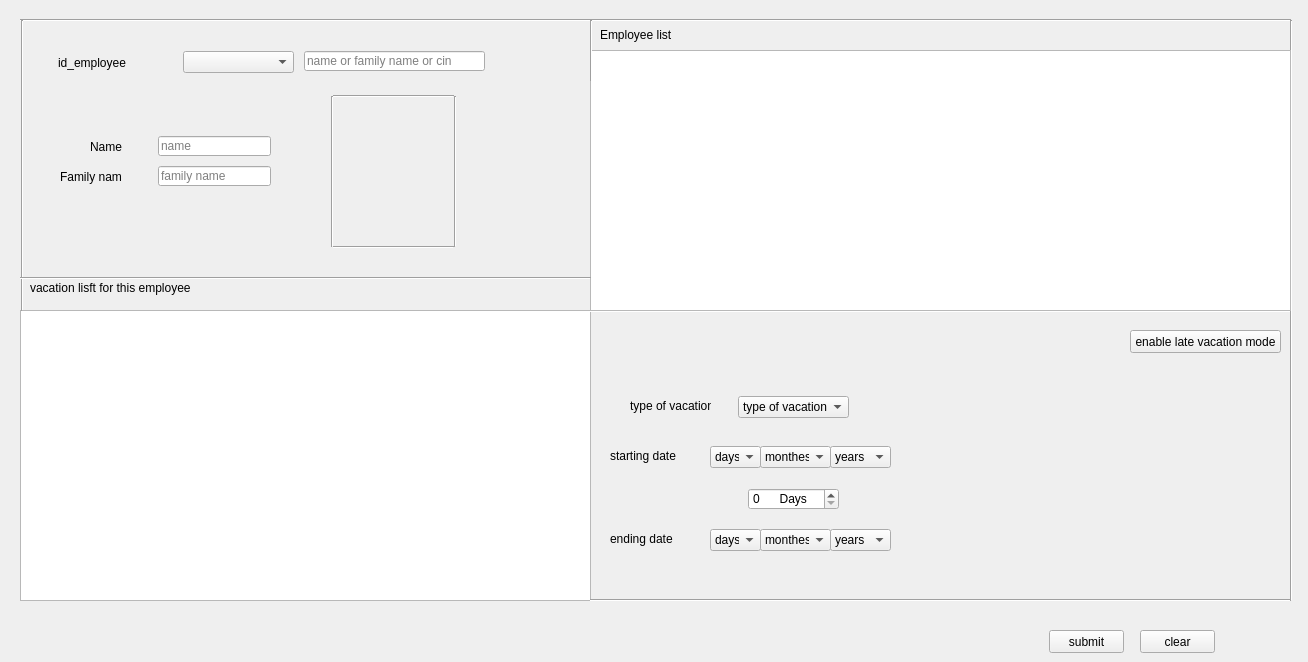
     <widget class="QWidget" name="add_vacation">
      <attribute name="title">
       <string>add</string>
      </attribute>
      <widget class="Line" name="vac_photo_right_line">
       <property name="geometry">
        <rect>
         <x>447</x>
         <y>96</y>
         <width>16</width>
         <height>151</height>
        </rect>
       </property>
       <property name="orientation">
        <enum>Qt::Vertical</enum>
       </property>
      </widget>
      <widget class="QComboBox" name="vac_type">
       <property name="enabled">
        <bool>true</bool>
       </property>
       <property name="geometry">
        <rect>
         <x>738</x>
         <y>396</y>
         <width>111</width>
         <height>22</height>
        </rect>
       </property>
       <property name="editable">
        <bool>false</bool>
       </property>
       <item>
        <property name="text">
         <string>type of vacation</string>
        </property>
       </item>
       <item>
        <property name="text">
         <string>sickness</string>
        </property>
       </item>
       <item>
        <property name="text">
         <string>break</string>
        </property>
       </item>
       <item>
        <property name="text">
         <string>other</string>
        </property>
       </item>
       <item>
        <property name="text">
         <string>urgent</string>
        </property>
       </item>
       <item>
        <property name="text">
         <string>without salary</string>
        </property>
       </item>
       <item>
        <property name="text">
         <string>annual</string>
        </property>
       </item>
      </widget>
      <widget class="QLabel" name="vac_emp_name_lab">
       <property name="geometry">
        <rect>
         <x>90</x>
         <y>140</y>
         <width>47</width>
         <height>13</height>
        </rect>
       </property>
       <property name="text">
        <string>Name</string>
       </property>
      </widget>
      <widget class="QLineEdit" name="vac_emp_name_le">
       <property name="geometry">
        <rect>
         <x>158</x>
         <y>136</y>
         <width>113</width>
         <height>20</height>
        </rect>
       </property>
       <property name="text">
        <string/>
       </property>
       <property name="echoMode">
        <enum>QLineEdit::Normal</enum>
       </property>
       <property name="readOnly">
        <bool>true</bool>
       </property>
       <property name="placeholderText">
        <string>name</string>
       </property>
      </widget>
      <widget class="Line" name="vac_photo_right_line_2">
       <property name="geometry">
        <rect>
         <x>324</x>
         <y>96</y>
         <width>16</width>
         <height>151</height>
        </rect>
       </property>
       <property name="orientation">
        <enum>Qt::Vertical</enum>
       </property>
      </widget>
      <widget class="QLineEdit" name="vac_emp_family_name_le">
       <property name="geometry">
        <rect>
         <x>158</x>
         <y>166</y>
         <width>113</width>
         <height>20</height>
        </rect>
       </property>
       <property name="inputMethodHints">
        <set>Qt::ImhNone</set>
       </property>
       <property name="text">
        <string/>
       </property>
       <property name="readOnly">
        <bool>true</bool>
       </property>
       <property name="placeholderText">
        <string>family name</string>
       </property>
      </widget>
      <widget class="QLabel" name="vac_emp_family_name_lab">
       <property name="geometry">
        <rect>
         <x>60</x>
         <y>169</y>
         <width>61</width>
         <height>16</height>
        </rect>
       </property>
       <property name="text">
        <string>Family name</string>
       </property>
      </widget>
      <widget class="QLineEdit" name="vac_search_name">
       <property name="geometry">
        <rect>
         <x>304</x>
         <y>51</y>
         <width>181</width>
         <height>20</height>
        </rect>
       </property>
       <property name="placeholderText">
        <string>name or family name or cin</string>
       </property>
      </widget>
      <widget class="QLabel" name="vac_emp_photo_pix_map">
       <property name="geometry">
        <rect>
         <x>340</x>
         <y>101</y>
         <width>111</width>
         <height>141</height>
        </rect>
       </property>
       <property name="text">
        <string/>
       </property>
      </widget>
      <widget class="QLabel" name="vac_type_lab">
       <property name="geometry">
        <rect>
         <x>630</x>
         <y>396</y>
         <width>81</width>
         <height>20</height>
        </rect>
       </property>
       <property name="text">
        <string>type of vacation</string>
       </property>
      </widget>
      <widget class="Line" name="vac_photo_upper_line">
       <property name="geometry">
        <rect>
         <x>333</x>
         <y>86</y>
         <width>121</width>
         <height>20</height>
        </rect>
       </property>
       <property name="orientation">
        <enum>Qt::Horizontal</enum>
       </property>
      </widget>
      <widget class="Line" name="vac_bottom_line">
       <property name="geometry">
        <rect>
         <x>333</x>
         <y>239</y>
         <width>121</width>
         <height>16</height>
        </rect>
       </property>
       <property name="orientation">
        <enum>Qt::Horizontal</enum>
       </property>
      </widget>
      <widget class="QComboBox" name="vac_id_employee">
       <property name="enabled">
        <bool>true</bool>
       </property>
       <property name="geometry">
        <rect>
         <x>183</x>
         <y>51</y>
         <width>111</width>
         <height>22</height>
        </rect>
       </property>
       <property name="editable">
        <bool>false</bool>
       </property>
      </widget>
      <widget class="QComboBox" name="vac_start_months">
       <property name="geometry">
        <rect>
         <x>760</x>
         <y>446</y>
         <width>71</width>
         <height>22</height>
        </rect>
       </property>
       <item>
        <property name="text">
         <string>monthes</string>
        </property>
       </item>
       <item>
        <property name="text">
         <string>01</string>
        </property>
       </item>
       <item>
        <property name="text">
         <string>02</string>
        </property>
       </item>
       <item>
        <property name="text">
         <string>03</string>
        </property>
       </item>
       <item>
        <property name="text">
         <string>04</string>
        </property>
       </item>
       <item>
        <property name="text">
         <string>05</string>
        </property>
       </item>
       <item>
        <property name="text">
         <string>06</string>
        </property>
       </item>
       <item>
        <property name="text">
         <string>07</string>
        </property>
       </item>
       <item>
        <property name="text">
         <string>08</string>
        </property>
       </item>
       <item>
        <property name="text">
         <string>09</string>
        </property>
       </item>
       <item>
        <property name="text">
         <string>10</string>
        </property>
       </item>
       <item>
        <property name="text">
         <string>11</string>
        </property>
       </item>
       <item>
        <property name="text">
         <string>12</string>
        </property>
       </item>
      </widget>
      <widget class="QComboBox" name="vac_start_days">
       <property name="geometry">
        <rect>
         <x>710</x>
         <y>446</y>
         <width>51</width>
         <height>22</height>
        </rect>
       </property>
       <item>
        <property name="text">
         <string>days</string>
        </property>
       </item>
      </widget>
      <widget class="QComboBox" name="vac_start_years">
       <property name="geometry">
        <rect>
         <x>830</x>
         <y>446</y>
         <width>61</width>
         <height>22</height>
        </rect>
       </property>
       <item>
        <property name="text">
         <string>years</string>
        </property>
       </item>
      </widget>
      <widget class="QComboBox" name="vac_end_months">
       <property name="geometry">
        <rect>
         <x>760</x>
         <y>529</y>
         <width>71</width>
         <height>22</height>
        </rect>
       </property>
       <item>
        <property name="text">
         <string>monthes</string>
        </property>
       </item>
       <item>
        <property name="text">
         <string>01</string>
        </property>
       </item>
       <item>
        <property name="text">
         <string>02</string>
        </property>
       </item>
       <item>
        <property name="text">
         <string>03</string>
        </property>
       </item>
       <item>
        <property name="text">
         <string>04</string>
        </property>
       </item>
       <item>
        <property name="text">
         <string>05</string>
        </property>
       </item>
       <item>
        <property name="text">
         <string>06</string>
        </property>
       </item>
       <item>
        <property name="text">
         <string>07</string>
        </property>
       </item>
       <item>
        <property name="text">
         <string>08</string>
        </property>
       </item>
       <item>
        <property name="text">
         <string>09</string>
        </property>
       </item>
       <item>
        <property name="text">
         <string>10</string>
        </property>
       </item>
       <item>
        <property name="text">
         <string>11</string>
        </property>
       </item>
       <item>
        <property name="text">
         <string>12</string>
        </property>
       </item>
      </widget>
      <widget class="QComboBox" name="vac_end_days">
       <property name="geometry">
        <rect>
         <x>710</x>
         <y>529</y>
         <width>51</width>
         <height>22</height>
        </rect>
       </property>
       <item>
        <property name="text">
         <string>days</string>
        </property>
       </item>
      </widget>
      <widget class="QComboBox" name="vac_end_years">
       <property name="geometry">
        <rect>
         <x>830</x>
         <y>529</y>
         <width>61</width>
         <height>22</height>
        </rect>
       </property>
       <item>
        <property name="text">
         <string>years</string>
        </property>
       </item>
      </widget>
      <widget class="QLabel" name="vac_start_date_lab">
       <property name="geometry">
        <rect>
         <x>610</x>
         <y>446</y>
         <width>81</width>
         <height>20</height>
        </rect>
       </property>
       <property name="text">
        <string>starting date</string>
       </property>
      </widget>
      <widget class="QLabel" name="vac_end_date_lab">
       <property name="geometry">
        <rect>
         <x>610</x>
         <y>529</y>
         <width>81</width>
         <height>20</height>
        </rect>
       </property>
       <property name="text">
        <string>ending date</string>
       </property>
      </widget>
      <widget class="QLabel" name="vac_emp_id_lab">
       <property name="geometry">
        <rect>
         <x>58</x>
         <y>53</y>
         <width>81</width>
         <height>20</height>
        </rect>
       </property>
       <property name="text">
        <string>id_employee</string>
       </property>
      </widget>
      <widget class="QPushButton" name="create_vacation">
       <property name="geometry">
        <rect>
         <x>1049</x>
         <y>630</y>
         <width>75</width>
         <height>23</height>
        </rect>
       </property>
       <property name="text">
        <string>submit</string>
       </property>
       <property name="autoDefault">
        <bool>true</bool>
       </property>
      </widget>
      <widget class="QPushButton" name="clear_vacation">
       <property name="geometry">
        <rect>
         <x>1140</x>
         <y>630</y>
         <width>75</width>
         <height>23</height>
        </rect>
       </property>
       <property name="text">
        <string>clear</string>
       </property>
      </widget>
      <widget class="QLabel" name="type_of_vacation_error_lab">
       <property name="geometry">
        <rect>
         <x>860</x>
         <y>400</y>
         <width>371</width>
         <height>16</height>
        </rect>
       </property>
       <property name="text">
        <string/>
       </property>
      </widget>
      <widget class="QLabel" name="start_date_vacation_error_lab">
       <property name="geometry">
        <rect>
         <x>900</x>
         <y>449</y>
         <width>361</width>
         <height>16</height>
        </rect>
       </property>
       <property name="text">
        <string/>
       </property>
      </widget>
      <widget class="QLabel" name="end_date_vacation_error_lab">
       <property name="geometry">
        <rect>
         <x>900</x>
         <y>532</y>
         <width>320</width>
         <height>16</height>
        </rect>
       </property>
       <property name="text">
        <string/>
       </property>
      </widget>
      <widget class="QTableView" name="vacations_list">
       <property name="geometry">
        <rect>
         <x>20</x>
         <y>310</y>
         <width>571</width>
         <height>291</height>
        </rect>
       </property>
       <property name="alternatingRowColors">
        <bool>true</bool>
       </property>
       <property name="selectionBehavior">
        <enum>QAbstractItemView::SelectRows</enum>
       </property>
      </widget>
      <widget class="Line" name="line_54">
       <property name="geometry">
        <rect>
         <x>590</x>
         <y>303</y>
         <width>701</width>
         <height>16</height>
        </rect>
       </property>
       <property name="orientation">
        <enum>Qt::Horizontal</enum>
       </property>
      </widget>
      <widget class="Line" name="line_55">
       <property name="geometry">
        <rect>
         <x>20</x>
         <y>10</y>
         <width>1271</width>
         <height>20</height>
        </rect>
       </property>
       <property name="orientation">
        <enum>Qt::Horizontal</enum>
       </property>
      </widget>
      <widget class="Line" name="line_58">
       <property name="geometry">
        <rect>
         <x>1283</x>
         <y>20</y>
         <width>16</width>
         <height>581</height>
        </rect>
       </property>
       <property name="orientation">
        <enum>Qt::Vertical</enum>
       </property>
      </widget>
      <widget class="Line" name="line_59">
       <property name="geometry">
        <rect>
         <x>14</x>
         <y>20</y>
         <width>16</width>
         <height>291</height>
        </rect>
       </property>
       <property name="orientation">
        <enum>Qt::Vertical</enum>
       </property>
      </widget>
      <widget class="Line" name="line_60">
       <property name="geometry">
        <rect>
         <x>590</x>
         <y>592</y>
         <width>701</width>
         <height>16</height>
        </rect>
       </property>
       <property name="orientation">
        <enum>Qt::Horizontal</enum>
       </property>
      </widget>
      <widget class="QTableView" name="vacation_employee_list_tv">
       <property name="geometry">
        <rect>
         <x>590</x>
         <y>50</y>
         <width>701</width>
         <height>261</height>
        </rect>
       </property>
       <property name="alternatingRowColors">
        <bool>true</bool>
       </property>
       <property name="selectionBehavior">
        <enum>QAbstractItemView::SelectRows</enum>
       </property>
      </widget>
      <widget class="Line" name="line_61">
       <property name="geometry">
        <rect>
         <x>590</x>
         <y>20</y>
         <width>3</width>
         <height>61</height>
        </rect>
       </property>
       <property name="orientation">
        <enum>Qt::Vertical</enum>
       </property>
      </widget>
      <widget class="QLabel" name="employee_list_lab_vacation">
       <property name="geometry">
        <rect>
         <x>600</x>
         <y>27</y>
         <width>91</width>
         <height>16</height>
        </rect>
       </property>
       <property name="text">
        <string>Employee list</string>
       </property>
      </widget>
      <widget class="QLabel" name="vacation_list_for_employee_lab">
       <property name="geometry">
        <rect>
         <x>30</x>
         <y>280</y>
         <width>161</width>
         <height>16</height>
        </rect>
       </property>
       <property name="text">
        <string>vacation lisft for this employee</string>
       </property>
      </widget>
      <widget class="Line" name="line_62">
       <property name="geometry">
        <rect>
         <x>20</x>
         <y>270</y>
         <width>571</width>
         <height>16</height>
        </rect>
       </property>
       <property name="orientation">
        <enum>Qt::Horizontal</enum>
       </property>
      </widget>
      <widget class="QSpinBox" name="number_of_vacation_days">
       <property name="geometry">
        <rect>
         <x>748</x>
         <y>488</y>
         <width>91</width>
         <height>22</height>
        </rect>
       </property>
       <property name="buttonSymbols">
        <enum>QAbstractSpinBox::UpDownArrows</enum>
       </property>
       <property name="suffix">
        <string>      Days</string>
       </property>
       <property name="maximum">
        <number>999</number>
       </property>
       <property name="singleStep">
        <number>1</number>
       </property>
      </widget>
      <widget class="QPushButton" name="late_declared_vacation">
       <property name="geometry">
        <rect>
         <x>1130</x>
         <y>330</y>
         <width>151</width>
         <height>23</height>
        </rect>
       </property>
       <property name="text">
        <string>enable late vacation mode</string>
       </property>
      </widget>
      <widget class="QLabel" name="days_vacation_error_lab">
       <property name="geometry">
        <rect>
         <x>890</x>
         <y>490</y>
         <width>361</width>
         <height>16</height>
        </rect>
       </property>
       <property name="text">
        <string/>
       </property>
      </widget>
     </widget>
